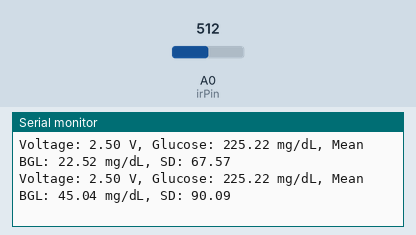
This sketch was run on a simulated Arduino Uno, built with avr-gcc and run on an emulated ATmega328P. Shown: the last lines printed to the serial monitor. The test bench sets the inputs (shaded band); at power-on: A0 (irPin) = 512.

Above: at 2.8 s.
2.9 s: A0 (irPin) set to 716
At 5.2 s:
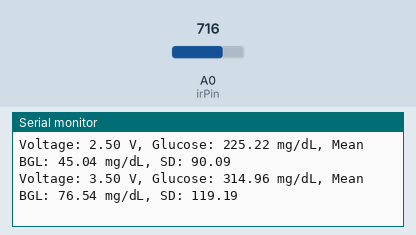
5.6 s: A0 (irPin) set to 900
At 7.2 s:
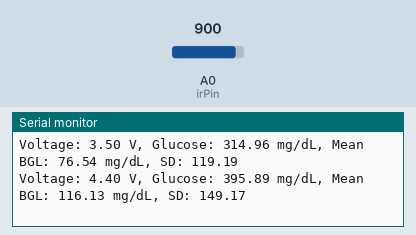
Timing chart, 0 to 8.7 s (numbered marks = the images above; inputs shaded):
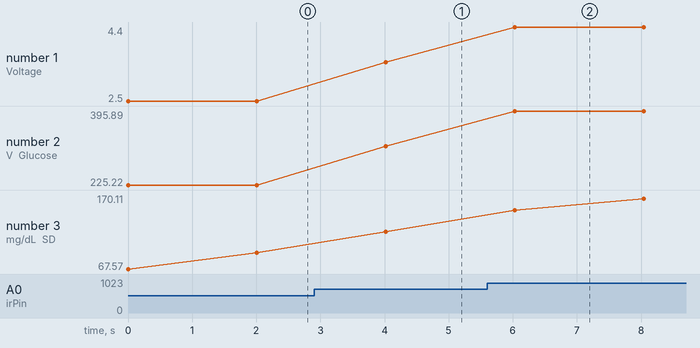

Measured:
- after the input at 2.9 s, the serial monitor: prints a new line after 1.1 s (image 1)
- after the input at 5.6 s, the serial monitor: prints a new line after 0.43 s (image 2)
- plotted number 1: 2.5 → 3.5 after the input at 2.9 s, 3.5 → 4.4 after the input at 5.6 s
- plotted number 2: 225.22 → 314.96 after the input at 2.9 s, 314.96 → 395.89 after the input at 5.6 s
- plotted number 3: 90.09 → 119.19 after the input at 2.9 s, 119.19 → 151.95 after the input at 5.6 s

The sketch:

trail_1.ino
```cpp
const int irPin = A0; // Analog pin for IR sensor input
float voltage; // Variable to store sensor voltage
float glucose; // Variable for calculated glucose
const int numReadings = 10; // Number of readings for calculating mean and SD
float readings[numReadings]; // Array to store glucose readings
int index = 0; // Index for the array
float sum = 0; // Sum of readings
float mean; // Mean of glucose readings
float standardDeviation; // Standard deviation of glucose readings
void setup() {
Serial.begin(9600); // Initialize serial monitor for debugging
for (int i = 0; i < numReadings; i++) {
readings[i] = 0; // Initialize readings array with zeros
}
}
void loop() {
// Read voltage from IR sensor
int sensorValue = analogRead(irPin);
voltage = sensorValue * (5.0 / 1023.0); // Convert to voltage
// If no finger is detected, set glucose to 0
if (sensorValue < 10) { // Adjust threshold as needed for no-finger detection
glucose = 0;
} else {
// Map voltage to glucose level (example calibration)
glucose = mapGlucose(voltage);
// Add new reading to the array and update sum
sum -= readings[index];
readings[index] = glucose;
sum += readings[index];
index = (index + 1) % numReadings;
// Calculate mean
mean = sum / numReadings;
// Calculate standard deviation
float sumSquares = 0;
for (int i = 0; i < numReadings; i++) {

sumSquares += pow(readings[i] - mean, 2);
}
standardDeviation = sqrt(sumSquares / numReadings);
}
// Output results to Serial Monitor
Serial.print("Voltage: ");
Serial.print(voltage);
Serial.print(" V, Glucose: ");
Serial.print(glucose);
Serial.print(" mg/dL, Mean BGL: ");
Serial.print(mean);
Serial.print(" mg/dL, SD: ");
Serial.println(standardDeviation);
delay(2000); // Update every 2 seconds
}
// Function to map voltage to glucose level
float mapGlucose(float voltage) {
// Calibration: Adjust equation based on testing data
// Example: glucose = voltage * conversion factor + offset
if (voltage <= 1.5) return voltage * 70; // Hypothetical factor
else if (voltage <= 2.5) return voltage * 80; // Higher voltage range
else return voltage * 90;
}
```
